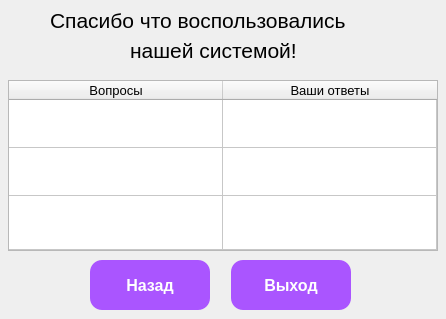
<?xml version="1.0" encoding="UTF-8"?>
<ui version="4.0">
 <class>MainWindow</class>
 <widget class="QMainWindow" name="MainWindow">
  <property name="geometry">
   <rect>
    <x>0</x>
    <y>0</y>
    <width>446</width>
    <height>319</height>
   </rect>
  </property>
  <property name="minimumSize">
   <size>
    <width>446</width>
    <height>319</height>
   </size>
  </property>
  <property name="maximumSize">
   <size>
    <width>446</width>
    <height>319</height>
   </size>
  </property>
  <property name="windowTitle">
   <string>MainWindow</string>
  </property>
  <widget class="QWidget" name="centralwidget">
   <widget class="QLabel" name="label">
    <property name="geometry">
     <rect>
      <x>50</x>
      <y>0</y>
      <width>351</width>
      <height>41</height>
     </rect>
    </property>
    <property name="font">
     <font>
      <family>Segoe UI</family>
      <pointsize>16</pointsize>
     </font>
    </property>
    <property name="text">
     <string>Спасибо что воспользовались</string>
    </property>
   </widget>
   <widget class="QLabel" name="label_2">
    <property name="geometry">
     <rect>
      <x>130</x>
      <y>30</y>
      <width>211</width>
      <height>41</height>
     </rect>
    </property>
    <property name="font">
     <font>
      <family>Segoe UI</family>
      <pointsize>16</pointsize>
     </font>
    </property>
    <property name="text">
     <string>нашей системой!</string>
    </property>
   </widget>
   <widget class="QTableWidget" name="tableWidget">
    <property name="geometry">
     <rect>
      <x>8</x>
      <y>80</y>
      <width>430</width>
      <height>171</height>
     </rect>
    </property>
    <property name="minimumSize">
     <size>
      <width>430</width>
      <height>0</height>
     </size>
    </property>
    <property name="maximumSize">
     <size>
      <width>430</width>
      <height>500</height>
     </size>
    </property>
    <property name="font">
     <font>
      <pointsize>10</pointsize>
     </font>
    </property>
    <property name="dragDropOverwriteMode">
     <bool>false</bool>
    </property>
    <property name="wordWrap">
     <bool>true</bool>
    </property>
    <attribute name="horizontalHeaderVisible">
     <bool>true</bool>
    </attribute>
    <attribute name="horizontalHeaderCascadingSectionResizes">
     <bool>false</bool>
    </attribute>
    <attribute name="horizontalHeaderMinimumSectionSize">
     <number>45</number>
    </attribute>
    <attribute name="horizontalHeaderDefaultSectionSize">
     <number>214</number>
    </attribute>
    <attribute name="horizontalHeaderHighlightSections">
     <bool>false</bool>
    </attribute>
    <attribute name="horizontalHeaderShowSortIndicator" stdset="0">
     <bool>false</bool>
    </attribute>
    <attribute name="horizontalHeaderStretchLastSection">
     <bool>false</bool>
    </attribute>
    <attribute name="verticalHeaderVisible">
     <bool>false</bool>
    </attribute>
    <attribute name="verticalHeaderCascadingSectionResizes">
     <bool>false</bool>
    </attribute>
    <attribute name="verticalHeaderMinimumSectionSize">
     <number>30</number>
    </attribute>
    <attribute name="verticalHeaderDefaultSectionSize">
     <number>48</number>
    </attribute>
    <attribute name="verticalHeaderStretchLastSection">
     <bool>true</bool>
    </attribute>
    <row>
     <property name="text">
      <string/>
     </property>
    </row>
    <row>
     <property name="text">
      <string/>
     </property>
    </row>
    <row>
     <property name="text">
      <string/>
     </property>
    </row>
    <column>
     <property name="text">
      <string>Вопросы</string>
     </property>
    </column>
    <column>
     <property name="text">
      <string>Ваши ответы</string>
     </property>
    </column>
    <item row="0" column="0">
     <property name="text">
      <string/>
     </property>
     <property name="flags">
      <set>ItemIsUserCheckable</set>
     </property>
    </item>
   </widget>
   <widget class="QPushButton" name="btn_back">
    <property name="geometry">
     <rect>
      <x>90</x>
      <y>260</y>
      <width>120</width>
      <height>50</height>
     </rect>
    </property>
    <property name="font">
     <font>
      <family>Segoe UI</family>
      <pointsize>-1</pointsize>
      <weight>99</weight>
      <bold>true</bold>
     </font>
    </property>
    <property name="styleSheet">
     <string notr="true">color:rgb(255,255,255);
border-radius:12px;
font-weight:900;
background-color:rgb(170, 85, 255);
font-size:16px;</string>
    </property>
    <property name="text">
     <string>Назад</string>
    </property>
   </widget>
   <widget class="QPushButton" name="btn_exit">
    <property name="geometry">
     <rect>
      <x>231</x>
      <y>260</y>
      <width>120</width>
      <height>50</height>
     </rect>
    </property>
    <property name="font">
     <font>
      <family>Segoe UI</family>
      <pointsize>-1</pointsize>
      <weight>99</weight>
      <bold>true</bold>
     </font>
    </property>
    <property name="styleSheet">
     <string notr="true">color:rgb(255,255,255);
border-radius:12px;
font-weight:900;
background-color:rgb(170, 85, 255);
font-size:16px;</string>
    </property>
    <property name="text">
     <string>Выход</string>
    </property>
   </widget>
  </widget>
 </widget>
 <resources/>
 <connections/>
</ui>
